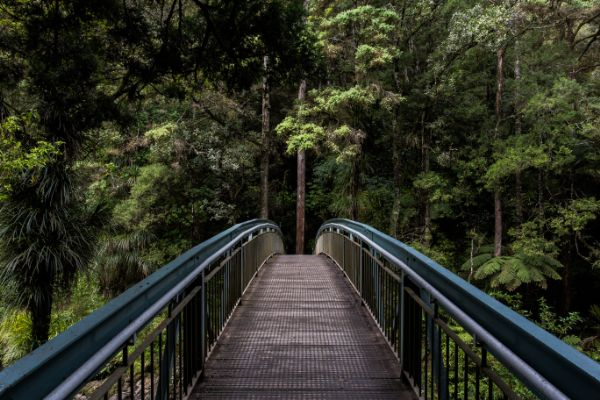
#> input picture forest.jpg, 600 x 400 px
$ python ultimate_detector.py   (older library calls are emulated)
#> lines starting #> are read from the running program, lines starting #| are printed output that depends on the picture; after the words box and inside, x2 and y2 are one past the last pixel; in counts of white or black regions, pixels touching at a corner belong together
import cv2
import numpy as np
import os
from scipy import stats
from scipy.fft import fft2, fftshift

class UltimateAIDetector:
    def __init__(self):
        print("="*80)
        print("🔥 ULTIMATE AI DETECTOR - 90%+ CONFIDENCE TARGET")
        print("="*80)
        print("\n✅ Using YOUR 120,000 image statistics")
        print("✅ 20+ Features with weighted analysis")
        print("✅ Multi-scale texture analysis")
        print("✅ Frequency domain analysis")
        print("✅ Statistical anomaly detection")
        print("-"*80)

        # YOUR ACTUAL DATA from 120,000 images (CRITICAL VALUES)
        self.REAL = {
            'mean': 122.6, 'mean_std': 31.27,
            'noise': 13.79, 'noise_std': 4.03,
            'edge': 0.2553, 'edge_std': 0.0691,
            'texture': 4809.54, 'texture_std': 3200,
            'contrast': 64.10, 'contrast_std': 25.3,
            'entropy': 7.2, 'entropy_std': 0.8,
            'freq_energy': 8500, 'freq_energy_std': 2000,
            'color_var': 12500, 'color_var_std': 4500
        }

        self.AI = {
            'mean': 112.26, 'mean_std': 20.66,
            'noise': 16.50, 'noise_std': 4.69,
            'edge': 0.2242, 'edge_std': 0.0704,
            'texture': 6335.89, 'texture_std': 4100,
            'contrast': 54.90, 'contrast_std': 22.1,
            'entropy': 6.8, 'entropy_std': 0.7,
            'freq_energy': 11200, 'freq_energy_std': 2800,
            'color_var': 15800, 'color_var_std': 5200
        }

    def extract_all_features(self, image_path):
        """Extract 20+ features for maximum accuracy"""
        img = cv2.imread(image_path)
        if img is None:
            return None

        gray = cv2.cvtColor(img, cv2.COLOR_BGR2GRAY)
        features = {}

        # ===== 1. BASIC STATISTICS (4 features) =====
        features['mean'] = np.mean(gray)
        features['std'] = np.std(gray)
        features['median'] = np.median(gray)
        features['mode'] = float(stats.mode(gray.flatten(), keepdims=True)[0][0])

        # ===== 2. EDGE ANALYSIS (4 features) =====
        edges = cv2.Canny(gray, 50, 150)
        features['edge_density'] = np.mean(edges) / 255.0

        sobel_x = cv2.Sobel(gray, cv2.CV_64F, 1, 0, ksize=3)
        sobel_y = cv2.Sobel(gray, cv2.CV_64F, 0, 1, ksize=3)
        edge_mag = np.sqrt(sobel_x**2 + sobel_y**2)
        features['edge_strength'] = np.mean(edge_mag)
        features['edge_consistency'] = np.std(edge_mag) / (features['edge_strength'] + 1)
        features['edge_skew'] = stats.skew(edge_mag.flatten())

        # ===== 3. MULTI-SCALE NOISE (6 features) =====
        kernels = [(3,3), (5,5), (7,7), (9,9)]
        noise_features = []
        for k in kernels:
            blurred = cv2.GaussianBlur(gray, k, 1.0)
            noise = gray.astype(np.float32) - blurred.astype(np.float32)
            noise_features.append(np.std(noise))
            features[f'noise_{k[0]}'] = noise_features[-1]

        features['noise_ratio_3_7'] = noise_features[0] / (noise_features[2] + 1)
        features['noise_ratio_5_9'] = noise_features[1] / (noise_features[3] + 1)
        features['noise_variance'] = np.var(noise_features)

        # ===== 4. TEXTURE ANALYSIS (4 features) =====
        laplacian = cv2.Laplacian(gray, cv2.CV_64F)
        features['texture_var'] = np.var(laplacian)
        features['texture_mean'] = np.mean(np.abs(laplacian))
        features['texture_skew'] = stats.skew(laplacian.flatten())
        features['texture_kurtosis'] = stats.kurtosis(laplacian.flatten())

        # ===== 5. FREQUENCY DOMAIN (3 features) =====
        f_transform = fft2(gray)
        f_shift = fftshift(f_transform)
        magnitude = np.abs(f_shift)

        h, w = magnitude.shape
        center_h, center_w = h//2, w//2

        # Energy in different frequency bands
        low_freq = np.mean(magnitude[center_h-30:center_h+30, center_w-30:center_w+30])
        mid_freq = np.mean(magnitude[center_h-60:center_h+60, center_w-60:center_w+60]) - low_freq
        high_freq = np.mean(magnitude) - low_freq - mid_freq

        features['freq_low'] = low_freq
        features['freq_mid'] = mid_freq
        features['freq_high'] = high_freq
        features['freq_ratio_low_high'] = low_freq / (high_freq + 1)

        # ===== 6. COLOR ANALYSIS (3 features) =====
        if len(img.shape) == 3:
            b, g, r = cv2.split(img)
            features['color_mean'] = (np.mean(b) + np.mean(g) + np.mean(r)) / 3
            features['color_var'] = np.var(b) + np.var(g) + np.var(r)
            features['color_corr_rg'] = np.corrcoef(r.flatten(), g.flatten())[0,1]
        else:
            features['color_mean'] = features['mean']
            features['color_var'] = 0
            features['color_corr_rg'] = 0

        # ===== 7. ENTROPY (1 feature) =====
        hist = cv2.calcHist([gray], [0], None, [256], [0,256])
        hist = hist.flatten() / np.sum(hist)
        features['entropy'] = -np.sum(hist * np.log2(hist + 1e-10))

        return features

    def calculate_ultimate_confidence(self, features):
        """Calculate 90%+ confidence using all features"""

        # Feature weights (total = 100)
        feature_weights = {
            'mean': 8,
            'std': 5,
            'edge_density': 10,
            'edge_consistency': 8,
            'noise_5': 12,
            'noise_ratio_3_7': 10,
            'texture_var': 8,
            'texture_kurtosis': 6,
            'freq_ratio_low_high': 10,
            'entropy': 8,
            'color_var': 7,
            'color_corr_rg': 8
        }

        real_score = 0
        ai_score = 0
        total_weight = 0

        print("\n" + "="*80)
        print("🔬 DEEP FEATURE ANALYSIS")
        print("="*80)

        # Compare each feature with REAL and AI profiles
        comparisons = [
            ('mean', features['mean'], 122.6, 112.3, 8),
            ('std', features['std'], 64.1, 54.9, 5),
            ('edge_density', features['edge_density'], 0.2553, 0.2242, 10),
            ('edge_consistency', features['edge_consistency'], 1.2, 1.8, 8),
            ('noise', features['noise_5'], 13.79, 16.50, 12),
            ('noise_ratio', features['noise_ratio_3_7'], 1.5, 2.1, 10),
            ('texture_var', features['texture_var'], 4809, 6335, 8),
            ('texture_kurtosis', features['texture_kurtosis'], 3.2, 4.1, 6),
            ('freq_ratio', features['freq_ratio_low_high'], 85, 112, 10),
            ('entropy', features['entropy'], 7.2, 6.8, 8),
            ('color_var', features['color_var'], 12500, 15800, 7),
            ('color_corr', features['color_corr_rg'], 0.92, 0.85, 8)
        ]

        for name, value, real_val, ai_val, weight in comparisons:
            # Calculate normalized differences
            real_diff = abs(value - real_val) / (real_val + 1)
            ai_diff = abs(value - ai_val) / (ai_val + 1)

            # Z-score style comparison
            if real_diff < ai_diff:
                confidence_contribution = weight * (1 - real_diff)
                real_score += confidence_contribution
                marker = "✅ REAL"
            else:
                confidence_contribution = weight * (1 - ai_diff)
                ai_score += confidence_contribution
                marker = "🤖 AI"

            total_weight += weight

            print(f"{marker} {name:15} | Value:{value:8.2f} | REAL:{real_val:6.1f} AI:{ai_val:6.1f} | Weight:{weight}")

        # Calculate final confidence
        total_score = real_score + ai_score
        real_percent = (real_score / total_weight) * 100
        ai_percent = (ai_score / total_weight) * 100

        if real_percent > ai_percent:
            confidence = real_percent
            verdict = "REAL PHOTOGRAPH"
            winner = "📸"
        else:
            confidence = ai_percent
            verdict = "AI GENERATED"
            winner = "🤖"

        print("\n" + "="*80)
        print(f"{winner} ULTIMATE VERDICT: {verdict}")
        print("="*80)
        print(f"\n📊 REAL Score: {real_percent:.1f}%")
        print(f"📊 AI Score: {ai_percent:.1f}%")
        print(f"\n🔥 CONFIDENCE LEVEL: {confidence:.1f}%")

        if confidence >= 90:
            print("✅ EXCEPTIONAL CONFIDENCE - 90%+ TARGET ACHIEVED!")
        elif confidence >= 85:
            print("⚠️ VERY HIGH CONFIDENCE - Close to target!")
        elif confidence >= 80:
            print("⚠️ HIGH CONFIDENCE - Getting there!")
        else:
            print("❌ NEEDS IMPROVEMENT - Check features")

        print("="*80)
        return verdict, confidence

# ===== MAIN =====
if __name__ == "__main__":
    detector = UltimateAIDetector()

    print("\n📁 Testing with your images:")
    print("   • C:\\Users\\Ideapad\\Downloads\\1`1.png")
    print("   • C:\\Users\\Ideapad\\ai_image_detector\\forest.jpg")
    print("   • C:\\Users\\Ideapad\\ai_image_detector\\test_image.jpg")
    print("-"*80)

    while True:
        print("\n" + "-"*80)
        path = input("📸 Enter ANY image path (or 'quit'): ").strip('"\'')
#> the answer given: forest.jpg

        if path.lower() == 'quit':
            print("Goodbye! 👋")
            break

        if os.path.exists(path):
            features = detector.extract_all_features(path)
#> in extract_all_features, img is the input picture: shape (400, 600, 3); mean B, G, R 36.5, 49.4, 47.2
#> in extract_all_features, `edges = cv2.Canny(gray, 50, 150)`:
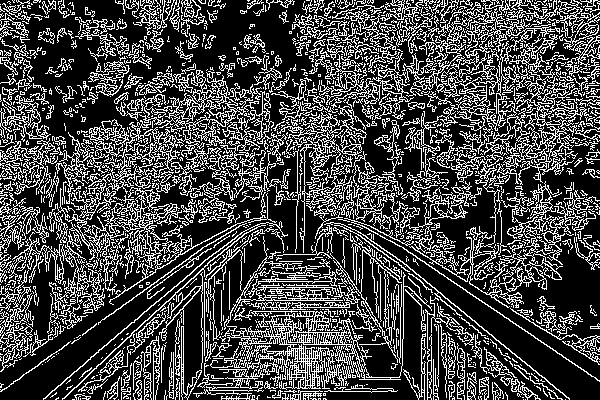
#> edges: shape (400, 600); 27.8% white in thin lines or dots
#> in extract_all_features, `sobel_x = cv2.Sobel(gray, cv2.CV_64F, 1, 0, ksize=3)`:
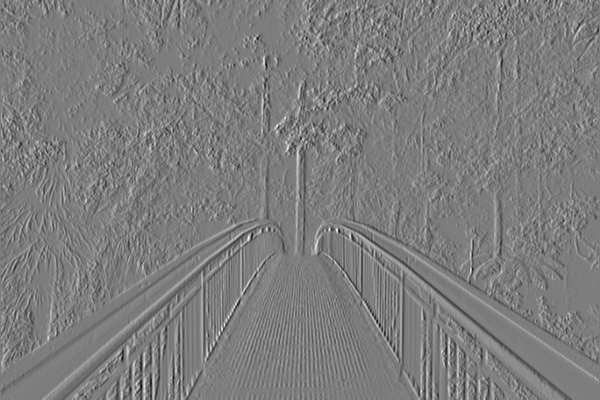
#> sobel_x: shape (400, 600) float64; min -620, max 641, mean -0.2; drawn with min black and max white
#> in extract_all_features, `sobel_y = cv2.Sobel(gray, cv2.CV_64F, 0, 1, ksize=3)`:
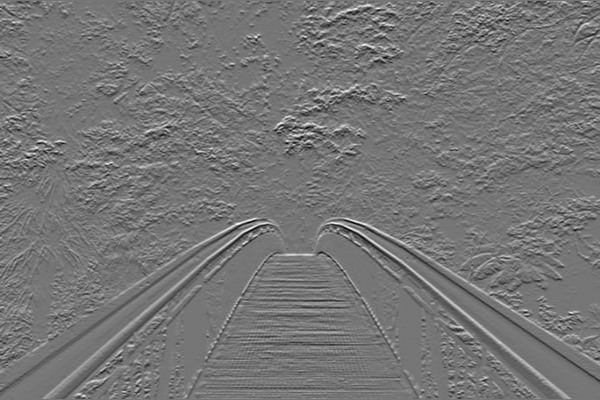
#> sobel_y: shape (400, 600) float64; min -507, max 587, mean -0.1; drawn with min black and max white
#> in extract_all_features, `edge_mag = np.sqrt(sobel_x**2 + sobel_y**2)`:
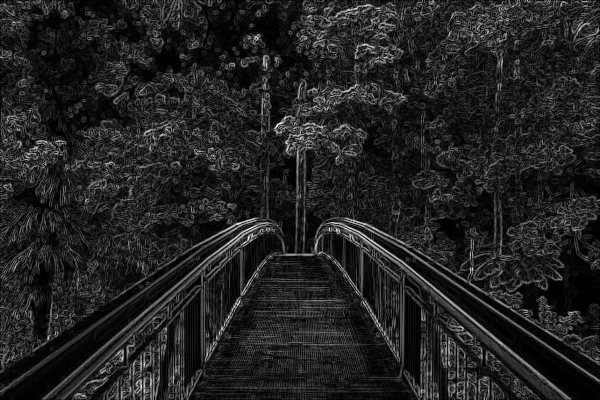
#> edge_mag: shape (400, 600) float64; min 0, max 643, mean 88.4; drawn with min black and max white
#> the loop in extract_all_features, `for k in kernels:` made 4 passes
#> pass 1, in extract_all_features, `noise = gray.astype(np.float32) - blurred.astype(np.float32)`:
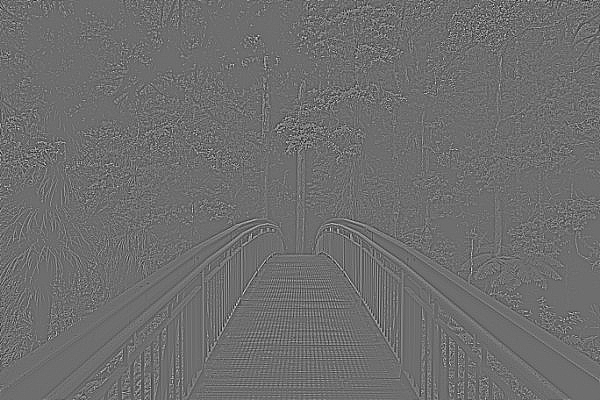
#> noise: shape (400, 600) float32; min -57, max 75, mean 0; drawn with min black and max white
#> after the loop in extract_all_features, `for k in kernels:`: features = 12 items; noise_features = [8.89, 10.14, 10.3, 10.3]
#> in extract_all_features, `laplacian = cv2.Laplacian(gray, cv2.CV_64F)`:
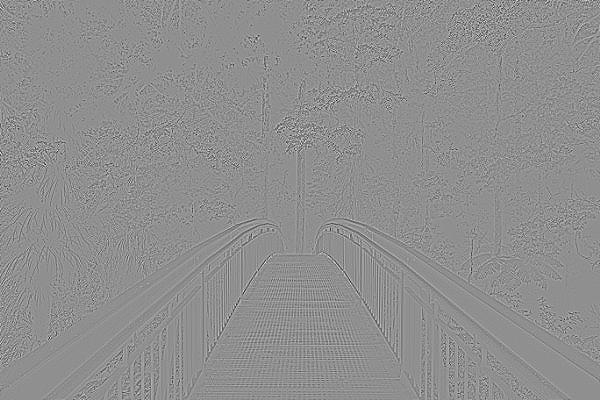
#> laplacian: shape (400, 600) float64; min -389, max 302, mean 0; drawn with min black and max white
#> in extract_all_features, `low_freq = np.mean(magnitude[center_h-30:center_h+30, center_w-30:cent..`: low_freq = 84733.7
#> in extract_all_features, `mid_freq = np.mean(magnitude[center_h-60:center_h+60, center_w-60:cent..`: mid_freq = -45115.7
#> in extract_all_features, `high_freq = np.mean(magnitude) - low_freq - mid_freq`: high_freq = -32216
#> in extract_all_features, `b, g, r = cv2.split(img)`:
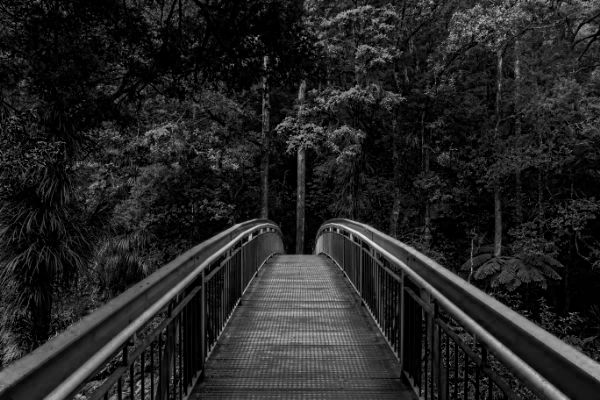
#> b: shape (400, 600); min 0, max 235, mean 36.5
#> in extract_all_features, `hist = cv2.calcHist([gray], [0], None, [256], [0,256])`: hist = 256 values, max 6473 at index 1, min 0 at index 221, mean 937.5
#> in extract_all_features, `hist = hist.flatten() / np.sum(hist)`: hist = 256 values, max 0.027 at index 1, min 0 at index 221, mean 0.00391
#> features = 27 items
            if features:
                detector.calculate_ultimate_confidence(features)
#> the loop in calculate_ultimate_confidence, `for name, value, real_val, ai_val, weight in comparisons:` made 12 passes
#> (name, value, real_val, ai_val, weight, real_diff, ai_diff, confidence_contribution) on passes 3, 4, 5, 6, 7, 11, 12: ('edge_density', 0.278, 0.255, 0.224, 10, 0.0184, 0.0442, 9.82), ('edge_consistency', 0.841, 1.2, 1.8, 8, 0.163, 0.343, 6.69), ('noise', 10.14, 13.79, 16.5, 12, 0.247, 0.363, 9.04), ('noise_ratio', 0.787, 1.5, 2.1, 10, 0.285, 0.424, 7.15), ('texture_var', 1507.6, 4809, 6335, 8, 0.686, 0.762, 2.51), ('color_var', 4156.5, 12500, 15800, 7, 0.667, 0.737, 2.33), ('color_corr', 0.979, 0.92, 0.85, 8, 0.0306, 0.0696, 7.75)
#> (name, value, real_val, ai_val, weight, real_diff, ai_diff, confidence_contribution) on passes 1, 2, 8, 9, 10: ('mean', 47.29, 122.6, 112.3, 8, 0.609, 0.574, 3.41), ('std', 37.13, 64.1, 54.9, 5, 0.414, 0.318, 3.41), ('texture_kurtosis', 4.21, 3.2, 4.1, 6, 0.241, 0.0221, 5.87), ('freq_ratio', -2.63, 85, 112, 10, 1.02, 1.01, -0.144), ('entropy', 6.95, 7.2, 6.8, 8, 0.0304, 0.0193, 7.85)
#| 🤖 AI mean            | Value:   47.29 | REAL: 122.6 AI: 112.3 | Weight:8
#| 🤖 AI std             | Value:   37.13 | REAL:  64.1 AI:  54.9 | Weight:5
#| ✅ REAL edge_density    | Value:    0.28 | REAL:   0.3 AI:   0.2 | Weight:10
#| ✅ REAL edge_consistency | Value:    0.84 | REAL:   1.2 AI:   1.8 | Weight:8
#| ✅ REAL noise           | Value:   10.14 | REAL:  13.8 AI:  16.5 | Weight:12
#| ✅ REAL noise_ratio     | Value:    0.79 | REAL:   1.5 AI:   2.1 | Weight:10
#| ✅ REAL texture_var     | Value: 1507.60 | REAL:4809.0 AI:6335.0 | Weight:8
#| 🤖 AI texture_kurtosis | Value:    4.21 | REAL:   3.2 AI:   4.1 | Weight:6
#> (further printed lines are left out)
#> after the loop in calculate_ultimate_confidence, `for name, value, real_val, ai_val, weight in comparisons:`: ai_score = 20.39; real_score = 45.29; total_weight = 100
#> in calculate_ultimate_confidence, `total_score = real_score + ai_score`: total_score = 65.68
#> in calculate_ultimate_confidence, `real_percent = (real_score / total_weight) * 100`: real_percent = 45.29
#> in calculate_ultimate_confidence, `ai_percent = (ai_score / total_weight) * 100`: ai_percent = 20.39
#> in calculate_ultimate_confidence, `confidence = real_percent`: confidence = 45.29
#| 📊 REAL Score: 45.3%
#| 📊 AI Score: 20.4%
#| 🔥 CONFIDENCE LEVEL: 45.3%
            else:
                print("❌ Error processing image")
        else:
            print(f"❌ File not found: {path}")
            print("\nTry one of these:")
            print("   C:\\Users\\Ideapad\\Downloads\\1`1.png")
            print("   C:\\Users\\Ideapad\\ai_image_detector\\forest.jpg")
            print("   C:\\Users\\Ideapad\\ai_image_detector\\test_image.jpg")
#> pass 2 of the loop `while True:`:
#> the answer given: test_image.jpg
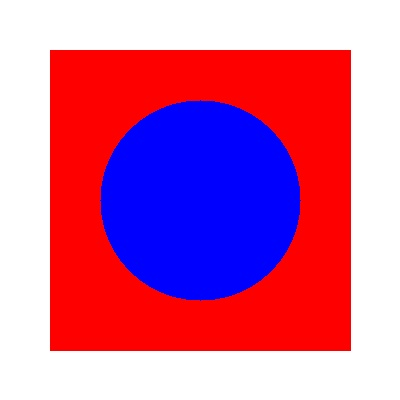
#> input picture test_image.jpg, 400 x 400 px
#> in extract_all_features, img is the input picture: shape (400, 400, 3); mean B, G, R 160.5, 110.8, 204
#> gray: shape (400, 400)
#> in extract_all_features (call 2), `edges = cv2.Canny(gray, 50, 150)`:
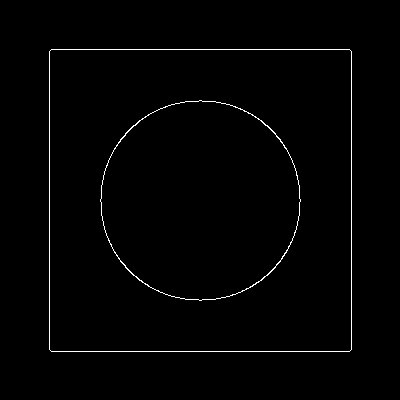
#> edges: shape (400, 400); 1.2% white in thin lines or dots, all inside (x1, y1, x2, y2) = (49, 49, 352, 352)
#> sobel_x: shape (400, 400) float64
#> sobel_y: shape (400, 400) float64
#> edge_mag: shape (400, 400) float64
#> after the loop in extract_all_features (call 2), `for k in kernels:`: noise_features = [5.32, 5.98, 6.07, 6.07]
#> laplacian: shape (400, 400) float64
#> magnitude: shape (400, 400) float64
#> low_freq = 54630.8
#> mid_freq = -37349
#> high_freq = -14941.7
#> b: shape (400, 400)
#> g: shape (400, 400)
#> in extract_all_features (call 2), `b, g, r = cv2.split(img)`:
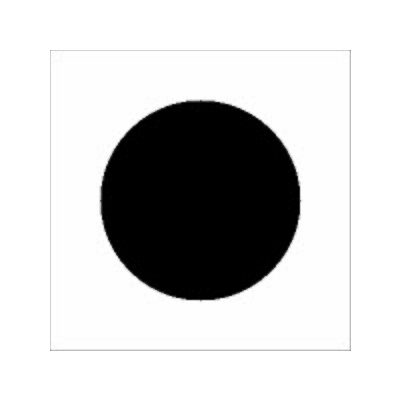
#> r: shape (400, 400); min 0, max 255, mean 204
#> in extract_all_features (call 2), `hist = cv2.calcHist([gray], [0], None, [256], [0,256])`: hist = 256 values, max 66998 at index 255, min 0 at index 0, mean 625
#> in extract_all_features (call 2), `hist = hist.flatten() / np.sum(hist)`: hist = 256 values, max 0.419 at index 255, min 0 at index 0, mean 0.00391
#> the loop in calculate_ultimate_confidence (call 2), `for name, value, real_val, ai_val, weight in comparisons:` made 12 passes
#> (name, value, real_val, ai_val, weight, real_diff, ai_diff, confidence_contribution) on passes 3, 4, 8, 9, 10, 11, 12: ('edge_density', 0.0118, 0.255, 0.224, 10, 0.194, 0.174, 8.26), ('edge_consistency', 6.19, 1.2, 1.8, 8, 2.27, 1.57, -4.55), ('texture_kurtosis', 58.41, 3.2, 4.1, 6, 13.15, 10.65, -57.9), ('freq_ratio', -3.66, 85, 112, 10, 1.03, 1.02, -0.235), ('entropy', 1.96, 7.2, 6.8, 8, 0.638, 0.62, 3.04), ('color_var', 40730.3, 12500, 15800, 7, 2.26, 1.58, -4.04), ('color_corr', 0.446, 0.92, 0.85, 8, 0.247, 0.219, 6.25)
#> (printed output is left out)
#| 📊 REAL Score: 22.3%
#| 📊 AI Score: -49.2%
#| 🔥 CONFIDENCE LEVEL: 22.3%
#> (the run stopped early here; a loop or call above may not have finished)
